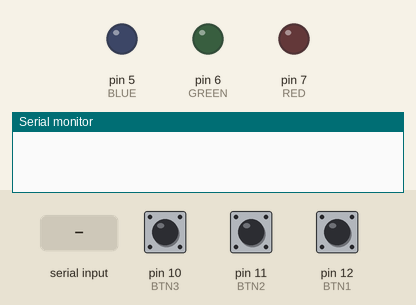
A sketch run on a simulated Arduino Uno, built with avr-gcc and run on an emulated ATmega328P. Parts: output pins drawn as LEDs (lit = HIGH), the last lines printed to the serial monitor. Dashed ring = blinking. The inputs (shaded band) are chosen by the test bench; at power-on: pin 10 (BTN3) HIGH, pin 11 (BTN2) HIGH, pin 12 (BTN1) HIGH.

Above: at 1.2 s.
1.3 s: "1\n" received over Serial
At 2.4 s:
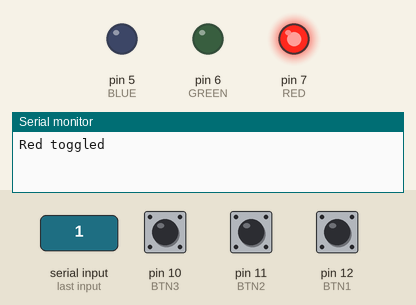
2.8 s: pin 10 (BTN3) pulled LOW for 1 s
At 2.95 s:
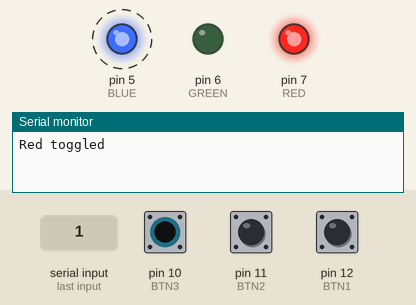
5.3 s: pin 11 (BTN2) pulled LOW for 3.2 s
At 8.8 s:
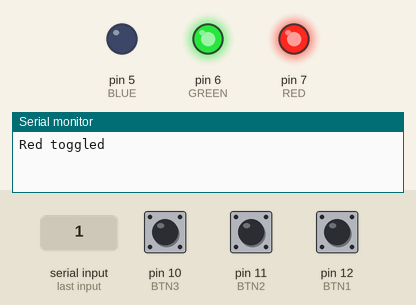
10.0 s: "3\n" received over Serial
At 11.2 s:
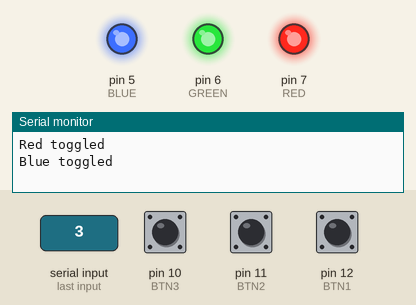
11.5 s: pin 12 (BTN1) pulled LOW for 0.15 s
At 12.5 s:
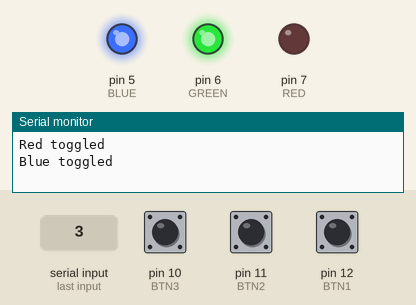
13.1 s: "2\n" received over Serial
At 13.7 s:
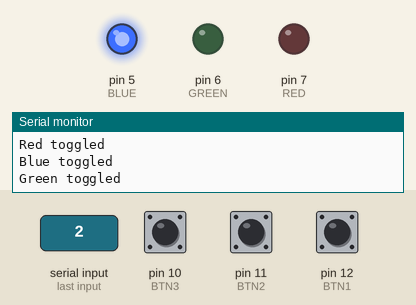
Timing chart, 0 to 15.6 s (numbered marks = the images above; inputs shaded):
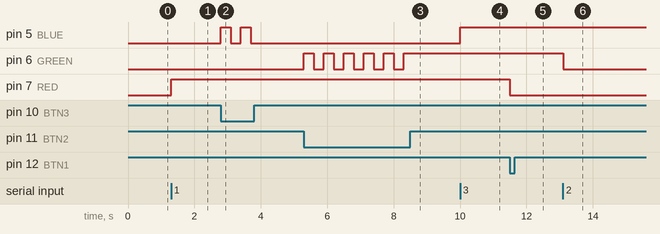

Measured:
- after the input at 1.3 s, pin 7 (RED): LOW → HIGH at once
- after the input at 2.8 s, pin 5 (BLUE): alternates HIGH for 0.30 s and LOW for 0.30 s, 4 changes in all, then stays LOW, starting at once
- after the input at 5.3 s, pin 6 (GREEN): alternates HIGH for 0.30 s and LOW for 0.30 s, 11 changes in all, then stays HIGH, starting at once
- after the input at 10.0 s, pin 5 (BLUE): LOW → HIGH at once
- after the input at 11.5 s, pin 7 (RED): HIGH → LOW at once
- after the input at 13.1 s, pin 6 (GREEN): HIGH → LOW at once

The sketch:

arduino_fastAPI.ino
```cpp
const int RED = 7;
const int GREEN = 6;
const int BLUE = 5;

const int BTN1 = 12;
const int BTN2 = 11;
const int BTN3 = 10;

bool r = false, g = false, b = false;

void setup() {
  Serial.begin(9600);

  pinMode(RED, OUTPUT);
  pinMode(GREEN, OUTPUT);
  pinMode(BLUE, OUTPUT);

  pinMode(BTN1, INPUT_PULLUP);
  pinMode(BTN2, INPUT_PULLUP);
  pinMode(BTN3, INPUT_PULLUP);
}

void loop() {
  if (digitalRead(BTN1) == LOW) { r = !r; digitalWrite(RED, r); delay(300); }
  if (digitalRead(BTN2) == LOW) { g = !g; digitalWrite(GREEN, g); delay(300); }
  if (digitalRead(BTN3) == LOW) { b = !b; digitalWrite(BLUE, b); delay(300); }

  if (Serial.available()) {
    String input = Serial.readStringUntil('\n');
    input.trim();
    if (input.length() != 1) {
      Serial.println("Invalid input: Only 1 character allowed");
      return;
    }

    char c = input.charAt(0);

    if (c == '1') { r = !r; digitalWrite(RED, r); Serial.println("Red toggled"); }
    else if (c == '2') { g = !g; digitalWrite(GREEN, g); Serial.println("Green toggled"); }
    else if (c == '3') { b = !b; digitalWrite(BLUE, b); Serial.println("Blue toggled"); }

    else if (c == 'R') { r = true; digitalWrite(RED, HIGH); }
    else if (c == 'G') { g = true; digitalWrite(GREEN, HIGH); }
    else if (c == 'B') { b = true; digitalWrite(BLUE, HIGH); }

    else if (c == 'r') { r = false; digitalWrite(RED, LOW); }
    else if (c == 'g') { g = false; digitalWrite(GREEN, LOW); }
    else if (c == 'b') { b = false; digitalWrite(BLUE, LOW); }

    else { Serial.print("Invalid input: "); Serial.println(c); }
  }
}
```
